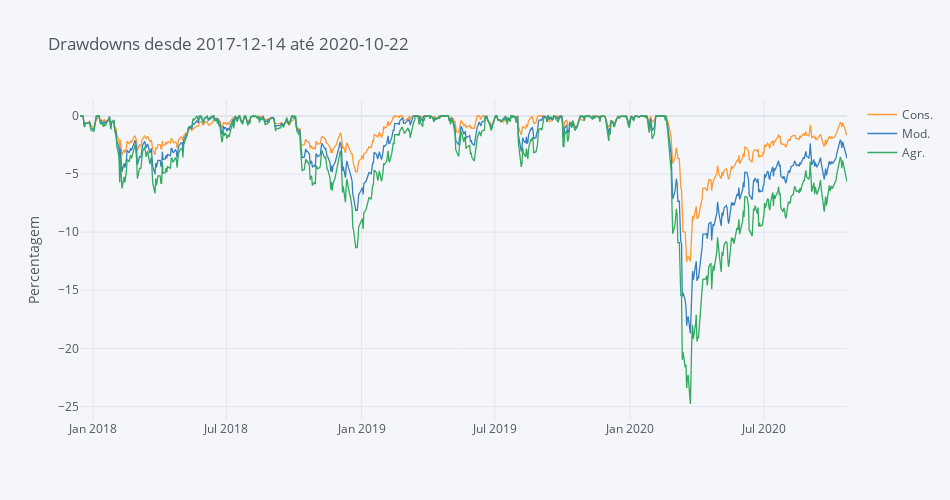

The notebook cell this image was saved under:
### Code cell
round(fa.compute_drawdowns(portfolios), 2).iplot(dimensions=pl.dimensions, title='Drawdowns desde ' +  Begin + ' até ' + End, yTitle='Percentagem')

### Figure 1 — Plotly figure (JSON) as saved in the notebook; plotly's stock layout.template omitted (floating-point values rounded to 4 significant figures; data arrays with more than 128 entries replaced by an {"elided": "..."} marker saying what was removed)
{"data": [{"line": {"color": "rgba(255, 153, 51, 1.0)", "dash": "solid", "shape": "linear", "width": 1.3}, "mode": "lines", "name": "Cons.", "text": "", "type": "scatter", "x": {"elided": "749 str values"}, "y": {"elided": "749 float values"}}, {"line": {"color": "rgba(55, 128, 191, 1.0)", "dash": "solid", "shape": "linear", "width": 1.3}, "mode": "lines", "name": "Mod.", "text": "", "type": "scatter", "x": {"elided": "749 str values"}, "y": {"elided": "749 float values"}}, {"line": {"color": "rgba(50, 171, 96, 1.0)", "dash": "solid", "shape": "linear", "width": 1.3}, "mode": "lines", "name": "Agr.", "text": "", "type": "scatter", "x": {"elided": "749 str values"}, "y": {"elided": "749 float values"}}], "layout": {"height": 500, "legend": {"bgcolor": "#F5F6F9", "font": {"color": "#4D5663"}}, "paper_bgcolor": "#F5F6F9", "plot_bgcolor": "#F5F6F9", "title": {"font": {"color": "#4D5663"}, "text": "Drawdowns desde 2017-12-14 até 2020-10-22"}, "width": 950, "xaxis": {"autorange": true, "gridcolor": "#E1E5ED", "range": ["2017-12-14", "2020-10-22"], "showgrid": true, "tickfont": {"color": "#4D5663"}, "title": {"font": {"color": "#4D5663"}, "text": ""}, "type": "date", "zerolinecolor": "#E1E5ED"}, "yaxis": {"autorange": true, "gridcolor": "#E1E5ED", "range": [-26.17, 1.377], "showgrid": true, "tickfont": {"color": "#4D5663"}, "title": {"font": {"color": "#4D5663"}, "text": "Percentagem"}, "type": "linear", "zerolinecolor": "#E1E5ED"}}}
